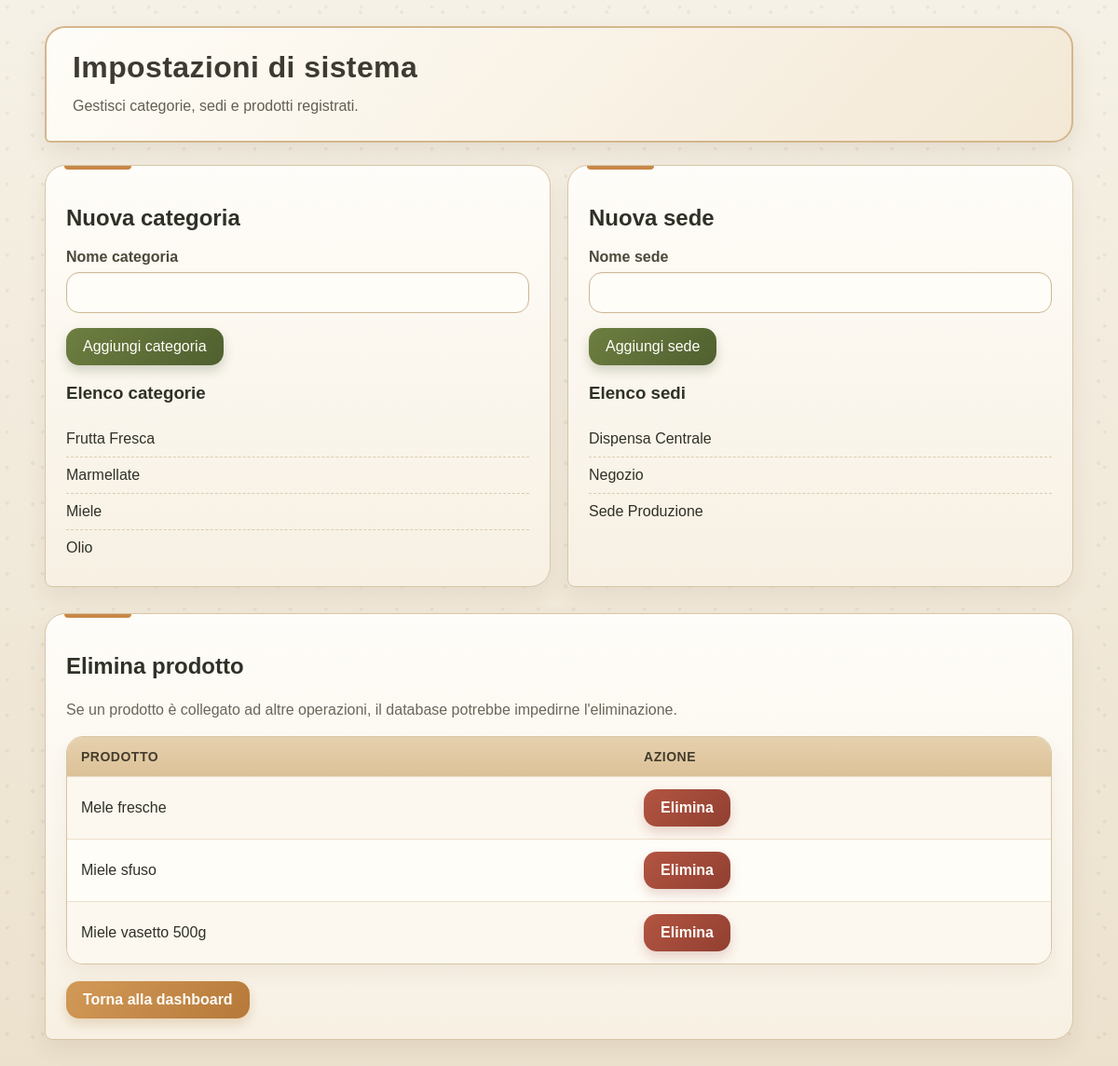
/gestione_sistema.php, run on an earlier commit of the app's database.
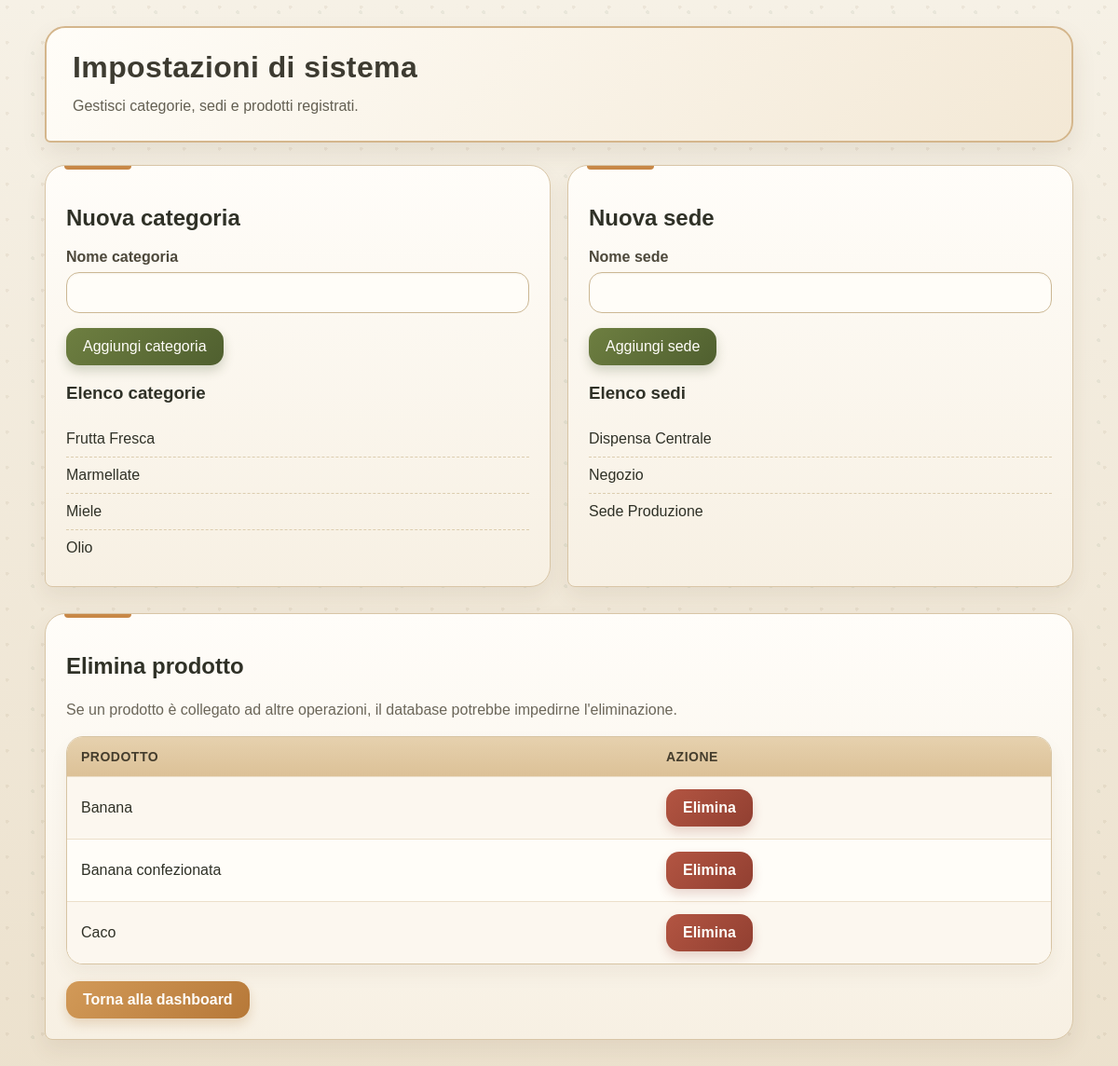
And on a later commit of the database.
### tables this page shows
CREATE TABLE IF NOT EXISTS Categorie (
    id_categoria INT AUTO_INCREMENT PRIMARY KEY,
    nome VARCHAR(100) NOT NULL UNIQUE
);

CREATE TABLE IF NOT EXISTS Sedi (
    id_sede INT AUTO_INCREMENT PRIMARY KEY,
    nome_sede VARCHAR(100) NOT NULL UNIQUE
);

CREATE TABLE IF NOT EXISTS Prodotti (
    id_prodotto INT AUTO_INCREMENT PRIMARY KEY,
    nome VARCHAR(100) NOT NULL,
    id_categoria INT,
    tipo ENUM('Fresco', 'Riserva', 'Confezionato') NOT NULL,
    FOREIGN KEY (id_categoria) REFERENCES Categorie(id_categoria)
);

### gestione_sistema.php (the view, shortened to what this page needs)
<?php
include 'config.php';
$categorie = mysqli_query($conn, "SELECT * FROM Categorie ORDER BY nome ASC");
$sedi = mysqli_query($conn, "SELECT * FROM Sedi ORDER BY nome_sede ASC");
$prodotti = mysqli_query($conn, "SELECT id_prodotto, nome FROM Prodotti ORDER BY nome ASC");
?>
<!DOCTYPE html>
<html lang="it">
<head>
    <link rel="stylesheet" href="app.css">
</head>
<body>
    <div class="container">
        <div class="page-header">
            <h1>Impostazioni di sistema</h1>
            <p>Gestisci categorie, sedi e prodotti registrati.</p>
        </div>
        <div class="card-grid footer-space">
            <div class="panel">
                <h2>Nuova categoria</h2>
                <form method="POST">
                    <div class="form-group">
                        <label>Nome categoria</label>
                        <input type="text" name="nome_cat" required>
                    </div>
                    <button type="submit" name="add_cat">Aggiungi categoria</button>
                </form>
                <h3>Elenco categorie</h3>
                <ul class="list-clean">
                    <?php while ($c = mysqli_fetch_assoc($categorie)) { ?>
                        <li><?php echo $c['nome']; ?></li>
                    <?php } ?>
                </ul>
            </div>
            <div class="panel">
                <h2>Nuova sede</h2>
                <form method="POST">
                    <div class="form-group">
                        <label>Nome sede</label>
                        <input type="text" name="nome_sede" required>
                    </div>
                    <button type="submit" name="add_sede">Aggiungi sede</button>
                </form>
                <h3>Elenco sedi</h3>
                <ul class="list-clean">
                    <?php while ($s = mysqli_fetch_assoc($sedi)) { ?>
                        <li><?php echo $s['nome_sede']; ?></li>
                    <?php } ?>
                </ul>
            </div>
        </div>
        <div class="panel table-wrap">
            <h2>Elimina prodotto</h2>
            <p class="small">Se un prodotto è collegato ad altre operazioni, il database potrebbe impedirne l'eliminazione.</p>
            <table>
                <tr>
                    <th>Prodotto</th>
                    <th>Azione</th>
                </tr>
                <?php while ($p = mysqli_fetch_assoc($prodotti)) { ?>
                    <tr>
                        <td><?php echo $p['nome']; ?></td>
                        <td><a class="btn btn-danger" href="?del_prod=<?php echo $p['id_prodotto']; ?>" onclick="return confirm('Vuoi eliminare questo prodotto?');">Elimina</a></td>
                    </tr>
                <?php } ?>
            </table>
            <div class="actions" style="margin-top:18px;">
                <a class="btn btn-light" href="index.php">Torna alla dashboard</a>
            </div>
        </div>
    </div>
</body>
</html>

What changed in the data, as far as the page shows it:
removed prodotti: nome "Mele fresche"
removed prodotti: nome "Miele vasetto 500g"
changed prodotti: nome "Miele sfuso" → "Banana"
added prodotti: nome "Banana confezionata"
added prodotti: nome "Caco"
